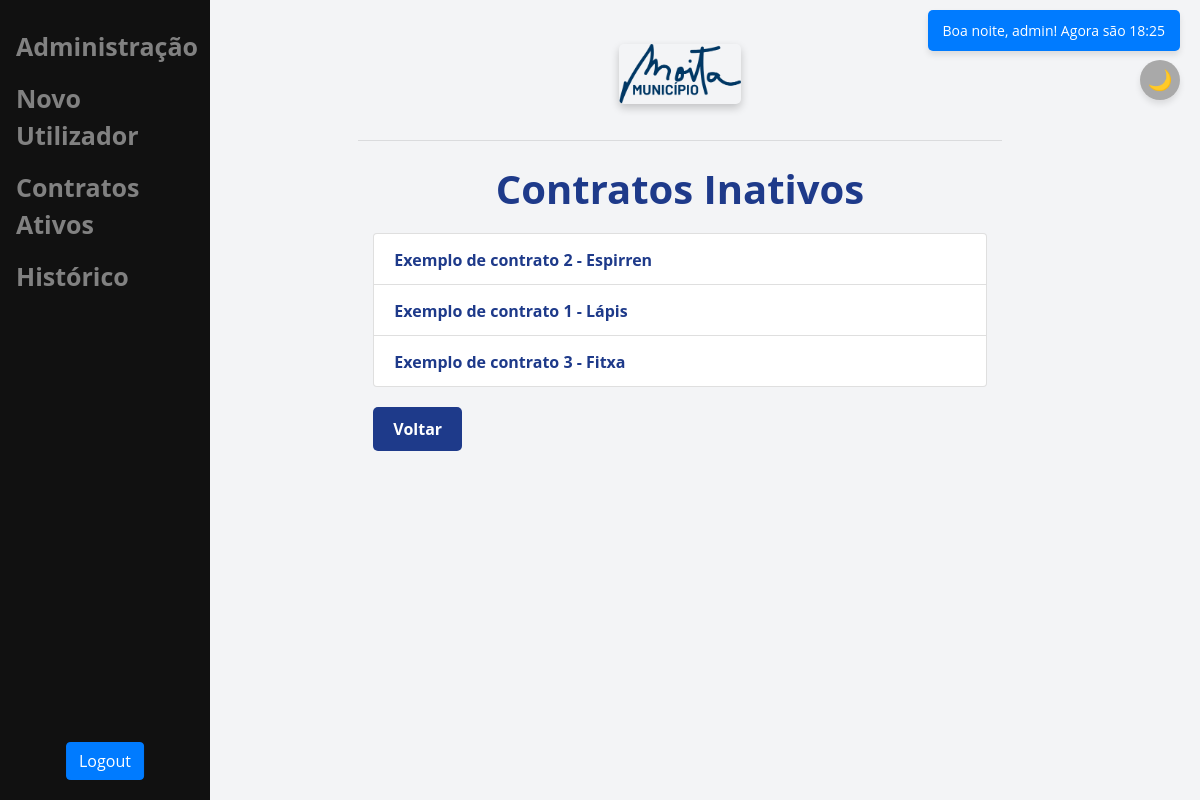
Before: /historico/ (signed in) with the older database file.
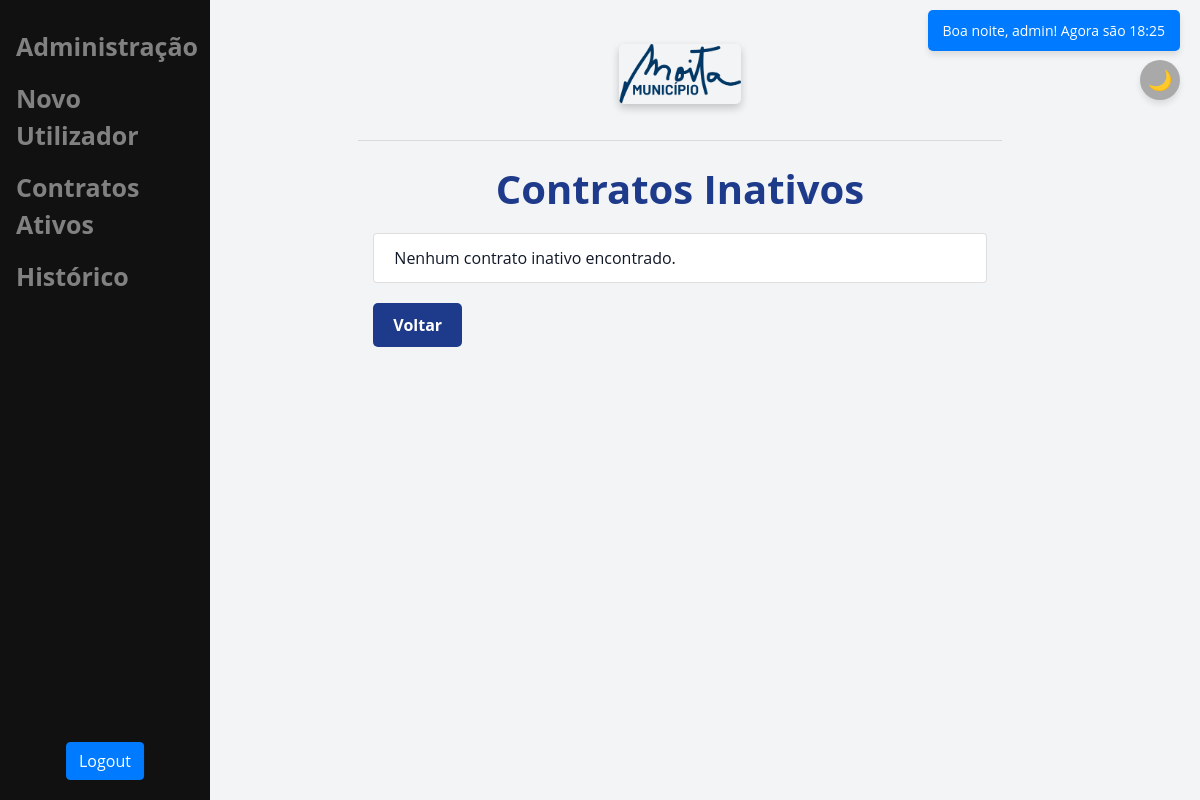
After: the same page with the newer database file.
### main/models.py (models this page shows, shortened)
class Historico(models.Model):
    user = models.ForeignKey(User, on_delete=models.CASCADE)
    objeto = models.CharField(max_length=255)
    procedimento = models.CharField(max_length=255)
    tipo_produto = models.CharField(max_length=255)
    numero = models.CharField(max_length=100)
    tipo_contrato = models.CharField(max_length=100)
    fornecedor = models.CharField(max_length=255)
    nif = models.CharField(max_length=100)
    data_inicial = models.DateField()
    data_final = models.DateField()
    prazo = models.CharField(max_length=255)
    preco_contratual = models.DecimalField(max_digits=10, decimal_places=2)
    observacao = models.TextField(blank=True, null=True)
    valor_entregue = models.DecimalField(max_digits=10, decimal_places=2)
    iva = models.CharField(max_length=100)
    valor_total = models.DecimalField(max_digits=10, decimal_places=2)
    recorrente = models.BooleanField(default=False)
    compromisso = models.BooleanField(default=False)
    uploaded_file = models.ForeignKey(UploadedFile, on_delete=models.CASCADE)
    plurianual = models.TextField(blank=True, null=True)
    _estado = models.BooleanField(default=False)
    alerta_prazo = models.CharField(max_length=100)
    anos_plurianual = JSONField(blank=True, null=True)

### main/views.py (the view)
# urls.py: path('historico/', views.historico_list, name='historico'),
def historico_list(request):
    if request.user.is_authenticated:
        contratos_inativos = Historico.objects.filter(_estado=False, user=request.user)
    else:
        contratos_inativos = []
    context = {
        'contratos_inativos': contratos_inativos,
        **get_global_context(request)
    }
    return render(request, 'main/historico.html', context)

### main/templatetags/custom_tags.py (called while the page is built)
@register.simple_tag
def saudacao_e_hora(user):
    current_time = now()
    hour = current_time.hour
    if 5 <= hour < 12:
        greeting = "Bom dia"
    elif 12 <= hour < 18:
        greeting = "Boa tarde"
    else:
        greeting = "Boa noite"
    nome = user.username
    return f"{greeting}, {nome}! Agora são {current_time.strftime('%H:%M')}"

### main/views.py (called while the page is built)
def get_global_context(request):
    return {
        'tem_contrato': Contract.objects.filter(user=request.user).exists() if request.user.is_authenticated else False,
        'is_contrato_detalhes': request.path.startswith('/contrato/detalhes/')
    }

### main/templates/main/historico.html (shortened to what this page needs)
{% extends 'main/base.html' %}
{% load humanize %}
{% block content %}
<!DOCTYPE html>
<html lang="pt-PT">
<head>
</head>
<body>
    <div class="container">
        <h1>Contratos Inativos</h1>
        <ul class="list-group">
            {% for contrato in contratos_inativos %}
                <li class="list-group-item">
                    <a href="{% url 'detalhes_contrato_inativo' contrato.id %}">{{ contrato.objeto }} - {{ contrato.fornecedor }}</a>
                </li>
            {% empty %}
                <li class="list-group-item">Nenhum contrato inativo encontrado.</li>
            {% endfor %}
        </ul>
        <a class="btn-voltar" id="btn-voltar" href="/">Voltar</a>
    </div>
</body>
</html>
{% endblock %}

### main/templates/main/base.html (shortened to what this page needs)
{% load static %}
{% load custom_tags %}
<!doctype html>
<html lang="pt-PT">
<head>
    <link rel="stylesheet" href="https://cdn.jsdelivr.net/npm/bootstrap@4.3.1/dist/css/bootstrap.min.css"
>
</head>
<body>
    <div class="sidenav" id="sidenav">
        {% if user.is_authenticated and user.is_staff %}
        <a href="/admin/">Administração</a>
        <a href="/register/">Novo Utilizador</a>
        {% endif %}
        <a href="/">Contratos Ativos</a>
        {% if user.is_authenticated %}
        <a href="/historico">Histórico</a>
        {% endif %}
        <div style="position: absolute; bottom: 20px; left: 50%; transform: translateX(-50%);">
            {% if user.is_authenticated %}
                <form method="post" action="{% url 'logout' %}">
                    <button type="submit" class="btn btn-primary" style="">Logout</button>
                </form>
            {% else %}
                <a href="{% url 'login' %}">Login</a>
            {% endif %}
        </div>
    </div>
    {% if user.is_authenticated %}
    <div class="greeting" id="greeting">
        <span id="greeting-text">{% saudacao_e_hora user %}</span>
    </div>
    {% else %}
    <div>
    </div>
    {% endif %}
    <button id="theme-toggle-btn" class="btn btn-secondary" aria-label="Toggle theme">🌙</button>
    <div id="content" name="content" class="main">
        <div class="row justify-content-center">
            <div class="col-8">
                <h1 class="mt-2"><header class="py-3">
                    <div class="container">
                        <img src="{% static 'images/logotipo-moita.png' %}" alt="Logotipo da Empresa" class="img-fluid" style="max-height: 60px;">
                    </div>
                </header></h1>
                <hr class="mt-0 mb-4">
                {% block content %}
                {% endblock %}
            </div>
        </div>
    </div>
</body>
</html>

### main/templates/main/base.html (style rules this page uses)
:root { --primary-color: #1e3a8a; --secondary-color: #2563eb; --accent-color: #60a5fa; --background-color: #f3f4f6; --text-color: #111827; --light-gray: #e5e7eb; --white: #ffffff; }
body { font-family: 'Open Sans', sans-serif; background-color: var(--background-color); color: var(--text-color); margin: 0; padding: 20px; }
h1 { color: var(--primary-color); font-size: 2rem; margin-bottom: 20px; text-align: center; font-weight: 700; }
header { background-color: #f3f4f6; }
.sidenav { height: 100%; width: 210px; position: fixed; z-index: 1; top: 0; left: 0; background-color: #111; overflow-x: hidden; padding-top: 20px; transition: transform 0.3s ease; transform: translateX(0); }
.sidenav a { padding: 6px 8px 6px 16px; text-decoration: none; font-size: 25px; color: #818181; display: block; }
.main { margin-left: 160px; padding: 0px 10px; transition: margin-left 0.3s ease; }
img { border-radius: 5px; box-shadow: 0 4px 8px rgba(0, 0, 0, 0.2); }
a { color: var(--primary-color); text-decoration: none; font-weight: bold; margin-top: 2px; display: block; text-align: left; }
.greeting { position: fixed; top: 10px; right: 20px; background-color: var(--blue); color: var(--white); padding: 10px 15px; border-radius: 5px; box-shadow: 0 4px 6px rgba(0, 0, 0, 0.1); font-size: 14px; z-index: 10; text-align: right; }
:root { --primary-color: #1e3a8a; --secondary-color: #2563eb; --accent-color: #60a5fa; --background-color: #f3f4f6; --text-color: #111827; --light-gray: #e5e7eb; --white: #ffffff; --dark-background: #1a1a1a; --dark-text: #f3f4f6; }
#theme-toggle-btn { position: fixed; top: 60px; right: 20px; background-color: darkgrey; color: var(--white); padding: 10px 15px; border-radius: 5px; box-shadow: 0 4px 6px rgba(0, 0, 0, 0.1); font-size: 14px; z-index: 10; text-align: right; border: none; cursor: pointer; display: flex; align-items: center; justify-content: center; width: 40px; height: 40px; padding: 0; font-size: 20px; line-height: 1; border-radius: 50%; }

### main/templates/main/historico.html (style rules this page uses)
body { background-color: var(--background-color); font-family: 'Open Sans', sans-serif; color: var(--text-color); margin: 0; padding: 20px; }
h1 { color: var(--primary-color); font-size: 2.5rem; margin-bottom: 20px; }
.btn-editar, .btn-voltar { display: inline-block; padding: 10px 20px; margin-top: 20px; background-color: var(--primary-color); color: var(--white); text-decoration: none; border-radius: 5px; transition: background-color 0.3s ease; }
.btn-editar:first-of-type, .btn-voltar:first-of-type { margin-right: 10px; }

Changed rows visible on the page:
removed Historico: objeto "Exemplo de contrato 2", fornecedor "Espirren"
removed Historico: objeto "Exemplo de contrato 1", fornecedor "Lápis"
removed Historico: objeto "Exemplo de contrato 3", fornecedor "Fitxa"
Other visible differences:
text now shown: "Nenhum contrato inativo encontrado."
